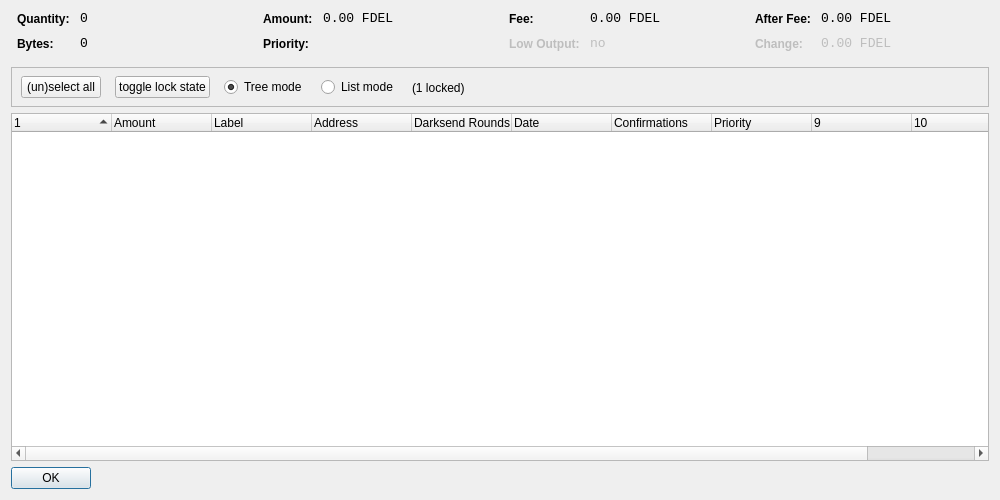
<?xml version="1.0" encoding="UTF-8"?>
<ui version="4.0">
 <class>CoinControlDialog</class>
 <widget class="QDialog" name="CoinControlDialog">
  <property name="geometry">
   <rect>
    <x>0</x>
    <y>0</y>
    <width>1000</width>
    <height>500</height>
   </rect>
  </property>
  <property name="windowTitle">
   <string>Coin Control</string>
  </property>
  <layout class="QVBoxLayout" name="verticalLayout">
   <item>
    <layout class="QHBoxLayout" name="horizontalLayoutTop" stretch="0,0,0,0">
     <property name="topMargin">
      <number>0</number>
     </property>
     <property name="bottomMargin">
      <number>10</number>
     </property>
     <item>
      <layout class="QFormLayout" name="formLayoutCoinControl1">
       <property name="horizontalSpacing">
        <number>10</number>
       </property>
       <property name="verticalSpacing">
        <number>10</number>
       </property>
       <property name="leftMargin">
        <number>6</number>
       </property>
       <property name="rightMargin">
        <number>6</number>
       </property>
       <item row="0" column="0">
        <widget class="QLabel" name="labelCoinControlQuantityText">
         <property name="styleSheet">
          <string notr="true">font-weight:bold;</string>
         </property>
         <property name="text">
          <string>Quantity:</string>
         </property>
        </widget>
       </item>
       <item row="0" column="1">
        <widget class="QLabel" name="labelCoinControlQuantity">
         <property name="font">
          <font>
           <family>Monospace</family>
           <pointsize>10</pointsize>
          </font>
         </property>
         <property name="cursor">
          <cursorShape>IBeamCursor</cursorShape>
         </property>
         <property name="contextMenuPolicy">
          <enum>Qt::ActionsContextMenu</enum>
         </property>
         <property name="text">
          <string notr="true">0</string>
         </property>
         <property name="textInteractionFlags">
          <set>Qt::LinksAccessibleByMouse|Qt::TextSelectableByKeyboard|Qt::TextSelectableByMouse</set>
         </property>
        </widget>
       </item>
       <item row="1" column="0">
        <widget class="QLabel" name="labelCoinControlBytesText">
         <property name="styleSheet">
          <string notr="true">font-weight:bold;</string>
         </property>
         <property name="text">
          <string>Bytes:</string>
         </property>
        </widget>
       </item>
       <item row="1" column="1">
        <widget class="QLabel" name="labelCoinControlBytes">
         <property name="font">
          <font>
           <family>Monospace</family>
           <pointsize>10</pointsize>
          </font>
         </property>
         <property name="cursor">
          <cursorShape>IBeamCursor</cursorShape>
         </property>
         <property name="contextMenuPolicy">
          <enum>Qt::ActionsContextMenu</enum>
         </property>
         <property name="text">
          <string notr="true">0</string>
         </property>
         <property name="textInteractionFlags">
          <set>Qt::LinksAccessibleByMouse|Qt::TextSelectableByKeyboard|Qt::TextSelectableByMouse</set>
         </property>
        </widget>
       </item>
      </layout>
     </item>
     <item>
      <layout class="QFormLayout" name="formLayoutCoinControl2">
       <property name="horizontalSpacing">
        <number>10</number>
       </property>
       <property name="verticalSpacing">
        <number>10</number>
       </property>
       <property name="leftMargin">
        <number>6</number>
       </property>
       <property name="rightMargin">
        <number>6</number>
       </property>
       <item row="0" column="0">
        <widget class="QLabel" name="labelCoinControlAmountText">
         <property name="styleSheet">
          <string notr="true">font-weight:bold;</string>
         </property>
         <property name="text">
          <string>Amount:</string>
         </property>
        </widget>
       </item>
       <item row="0" column="1">
        <widget class="QLabel" name="labelCoinControlAmount">
         <property name="font">
          <font>
           <family>Monospace</family>
           <pointsize>10</pointsize>
          </font>
         </property>
         <property name="cursor">
          <cursorShape>IBeamCursor</cursorShape>
         </property>
         <property name="contextMenuPolicy">
          <enum>Qt::ActionsContextMenu</enum>
         </property>
         <property name="text">
          <string notr="true">0.00 FDEL</string>
         </property>
         <property name="textInteractionFlags">
          <set>Qt::LinksAccessibleByMouse|Qt::TextSelectableByKeyboard|Qt::TextSelectableByMouse</set>
         </property>
        </widget>
       </item>
       <item row="1" column="0">
        <widget class="QLabel" name="labelCoinControlPriorityText">
         <property name="styleSheet">
          <string notr="true">font-weight:bold;</string>
         </property>
         <property name="text">
          <string>Priority:</string>
         </property>
        </widget>
       </item>
       <item row="1" column="1">
        <widget class="QLabel" name="labelCoinControlPriority">
         <property name="font">
          <font>
           <family>Monospace</family>
           <pointsize>10</pointsize>
          </font>
         </property>
         <property name="cursor">
          <cursorShape>IBeamCursor</cursorShape>
         </property>
         <property name="contextMenuPolicy">
          <enum>Qt::ActionsContextMenu</enum>
         </property>
         <property name="text">
          <string/>
         </property>
         <property name="textInteractionFlags">
          <set>Qt::LinksAccessibleByMouse|Qt::TextSelectableByKeyboard|Qt::TextSelectableByMouse</set>
         </property>
        </widget>
       </item>
      </layout>
     </item>
     <item>
      <layout class="QFormLayout" name="formLayoutCoinControl3">
       <property name="horizontalSpacing">
        <number>10</number>
       </property>
       <property name="verticalSpacing">
        <number>10</number>
       </property>
       <property name="leftMargin">
        <number>6</number>
       </property>
       <property name="rightMargin">
        <number>6</number>
       </property>
       <item row="0" column="0">
        <widget class="QLabel" name="labelCoinControlFeeText">
         <property name="styleSheet">
          <string notr="true">font-weight:bold;</string>
         </property>
         <property name="text">
          <string>Fee:</string>
         </property>
        </widget>
       </item>
       <item row="0" column="1">
        <widget class="QLabel" name="labelCoinControlFee">
         <property name="font">
          <font>
           <family>Monospace</family>
           <pointsize>10</pointsize>
          </font>
         </property>
         <property name="cursor">
          <cursorShape>IBeamCursor</cursorShape>
         </property>
         <property name="contextMenuPolicy">
          <enum>Qt::ActionsContextMenu</enum>
         </property>
         <property name="text">
          <string notr="true">0.00 FDEL</string>
         </property>
         <property name="textInteractionFlags">
          <set>Qt::LinksAccessibleByMouse|Qt::TextSelectableByKeyboard|Qt::TextSelectableByMouse</set>
         </property>
        </widget>
       </item>
       <item row="1" column="0">
        <widget class="QLabel" name="labelCoinControlLowOutputText">
         <property name="enabled">
          <bool>false</bool>
         </property>
         <property name="styleSheet">
          <string notr="true">font-weight:bold;</string>
         </property>
         <property name="text">
          <string>Low Output:</string>
         </property>
        </widget>
       </item>
       <item row="1" column="1">
        <widget class="QLabel" name="labelCoinControlLowOutput">
         <property name="enabled">
          <bool>false</bool>
         </property>
         <property name="font">
          <font>
           <family>Monospace</family>
           <pointsize>10</pointsize>
          </font>
         </property>
         <property name="cursor">
          <cursorShape>IBeamCursor</cursorShape>
         </property>
         <property name="contextMenuPolicy">
          <enum>Qt::ActionsContextMenu</enum>
         </property>
         <property name="text">
          <string notr="true">no</string>
         </property>
         <property name="textInteractionFlags">
          <set>Qt::LinksAccessibleByMouse|Qt::TextSelectableByKeyboard|Qt::TextSelectableByMouse</set>
         </property>
        </widget>
       </item>
      </layout>
     </item>
     <item>
      <layout class="QFormLayout" name="formLayoutCoinControl4">
       <property name="horizontalSpacing">
        <number>10</number>
       </property>
       <property name="verticalSpacing">
        <number>10</number>
       </property>
       <property name="leftMargin">
        <number>6</number>
       </property>
       <property name="rightMargin">
        <number>6</number>
       </property>
       <item row="0" column="0">
        <widget class="QLabel" name="labelCoinControlAfterFeeText">
         <property name="styleSheet">
          <string notr="true">font-weight:bold;</string>
         </property>
         <property name="text">
          <string>After Fee:</string>
         </property>
        </widget>
       </item>
       <item row="0" column="1">
        <widget class="QLabel" name="labelCoinControlAfterFee">
         <property name="font">
          <font>
           <family>Monospace</family>
           <pointsize>10</pointsize>
          </font>
         </property>
         <property name="cursor">
          <cursorShape>IBeamCursor</cursorShape>
         </property>
         <property name="contextMenuPolicy">
          <enum>Qt::ActionsContextMenu</enum>
         </property>
         <property name="text">
          <string notr="true">0.00 FDEL</string>
         </property>
         <property name="textInteractionFlags">
          <set>Qt::LinksAccessibleByMouse|Qt::TextSelectableByKeyboard|Qt::TextSelectableByMouse</set>
         </property>
        </widget>
       </item>
       <item row="1" column="0">
        <widget class="QLabel" name="labelCoinControlChangeText">
         <property name="enabled">
          <bool>false</bool>
         </property>
         <property name="styleSheet">
          <string notr="true">font-weight:bold;</string>
         </property>
         <property name="text">
          <string>Change:</string>
         </property>
        </widget>
       </item>
       <item row="1" column="1">
        <widget class="QLabel" name="labelCoinControlChange">
         <property name="enabled">
          <bool>false</bool>
         </property>
         <property name="font">
          <font>
           <family>Monospace</family>
           <pointsize>10</pointsize>
          </font>
         </property>
         <property name="cursor">
          <cursorShape>IBeamCursor</cursorShape>
         </property>
         <property name="contextMenuPolicy">
          <enum>Qt::ActionsContextMenu</enum>
         </property>
         <property name="text">
          <string notr="true">0.00 FDEL</string>
         </property>
         <property name="textInteractionFlags">
          <set>Qt::LinksAccessibleByMouse|Qt::TextSelectableByKeyboard|Qt::TextSelectableByMouse</set>
         </property>
        </widget>
       </item>
      </layout>
     </item>
    </layout>
   </item>
   <item>
    <widget class="QFrame" name="frame">
     <property name="minimumSize">
      <size>
       <width>0</width>
       <height>40</height>
      </size>
     </property>
     <property name="frameShape">
      <enum>QFrame::StyledPanel</enum>
     </property>
     <property name="frameShadow">
      <enum>QFrame::Sunken</enum>
     </property>
     <widget class="QWidget" name="horizontalLayoutWidget">
      <property name="geometry">
       <rect>
        <x>10</x>
        <y>0</y>
        <width>781</width>
        <height>41</height>
       </rect>
      </property>
      <layout class="QHBoxLayout" name="horizontalLayoutPanel" stretch="0,0,0,0,0">
       <property name="spacing">
        <number>14</number>
       </property>
       <item>
        <widget class="QPushButton" name="pushButtonSelectAll">
         <property name="sizePolicy">
          <sizepolicy hsizetype="Maximum" vsizetype="Fixed">
           <horstretch>0</horstretch>
           <verstretch>0</verstretch>
          </sizepolicy>
         </property>
         <property name="text">
          <string>(un)select all</string>
         </property>
        </widget>
       </item>
        <item>
         <widget class="QPushButton" name="pushButtonToggleLock">
          <property name="sizePolicy">
           <sizepolicy hsizetype="Maximum" vsizetype="Fixed">
            <horstretch>0</horstretch>
            <verstretch>0</verstretch>
           </sizepolicy>
          </property>
          <property name="text">
           <string>toggle lock state</string>
          </property>
          <property name="autoDefault">
           <bool>false</bool>
          </property>
         </widget>
        </item>
       <item>
        <widget class="QRadioButton" name="radioTreeMode">
         <property name="sizePolicy">
          <sizepolicy hsizetype="Maximum" vsizetype="Fixed">
           <horstretch>0</horstretch>
           <verstretch>0</verstretch>
          </sizepolicy>
         </property>
         <property name="text">
          <string>Tree mode</string>
         </property>
         <property name="checked">
          <bool>true</bool>
         </property>
        </widget>
       </item>
       <item>
        <widget class="QRadioButton" name="radioListMode">
         <property name="sizePolicy">
          <sizepolicy hsizetype="Maximum" vsizetype="Fixed">
           <horstretch>0</horstretch>
           <verstretch>0</verstretch>
          </sizepolicy>
         </property>
         <property name="text">
          <string>List mode</string>
         </property>
        </widget>
       </item>
        <item>
         <widget class="QLabel" name="labelLocked">
          <property name="text">
           <string>(1 locked)</string>
          </property>
         </widget>
        </item>
       <item>
        <spacer name="horizontalSpacer">
         <property name="orientation">
          <enum>Qt::Horizontal</enum>
         </property>
         <property name="sizeHint" stdset="0">
          <size>
           <width>40</width>
           <height>20</height>
          </size>
         </property>
        </spacer>
       </item>
      </layout>
     </widget>
    </widget>
   </item>
   <item>
    <widget class="CoinControlTreeWidget" name="treeWidget">
     <property name="contextMenuPolicy">
      <enum>Qt::CustomContextMenu</enum>
     </property>
     <property name="sortingEnabled">
      <bool>false</bool>
     </property>
     <property name="columnCount">
      <number>11</number>
     </property>
     <attribute name="headerShowSortIndicator" stdset="0">
      <bool>true</bool>
     </attribute>
     <attribute name="headerStretchLastSection">
      <bool>false</bool>
     </attribute>
     <column>
      <property name="text">
       <string/>
      </property>
     </column>
     <column>
      <property name="text">
       <string>Amount</string>
      </property>
     </column>
     <column>
      <property name="text">
       <string>Label</string>
      </property>
     </column>
     <column>
      <property name="text">
       <string>Address</string>
      </property>
     </column>
     <column>
      <property name="text">
       <string>Darksend Rounds</string>
      </property>
    </column>
     <column>
      <property name="text">
       <string>Date</string>
      </property>
     </column>
     <column>
      <property name="text">
       <string>Confirmations</string>
      </property>
      <property name="toolTip">
       <string>Confirmed</string>
      </property>
     </column>
     <column>
      <property name="text">
       <string>Priority</string>
      </property>
     </column>
     <column>
      <property name="text">
       <string/>
      </property>
     </column>
     <column>
      <property name="text">
       <string/>
      </property>
     </column>
     <column>
      <property name="text">
       <string/>
      </property>
     </column>
     <column>
      <property name="text">
       <string/>
      </property>
     </column>
    </widget>
   </item>
   <item>
    <widget class="QDialogButtonBox" name="buttonBox">
     <property name="sizePolicy">
      <sizepolicy hsizetype="Maximum" vsizetype="Fixed">
       <horstretch>0</horstretch>
       <verstretch>0</verstretch>
      </sizepolicy>
     </property>
     <property name="orientation">
      <enum>Qt::Horizontal</enum>
     </property>
     <property name="standardButtons">
      <set>QDialogButtonBox::Ok</set>
     </property>
    </widget>
   </item>
  </layout>
 </widget>
 <customwidgets>
  <customwidget>
   <class>CoinControlTreeWidget</class>
   <extends>QTreeWidget</extends>
   <header>coincontroltreewidget.h</header>
  </customwidget>
 </customwidgets>
 <resources/>
 <connections/>
</ui>
